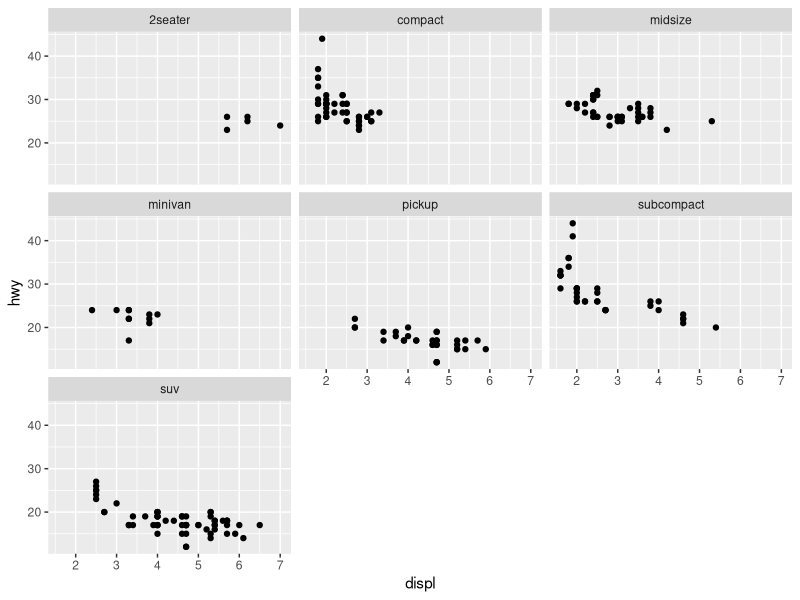
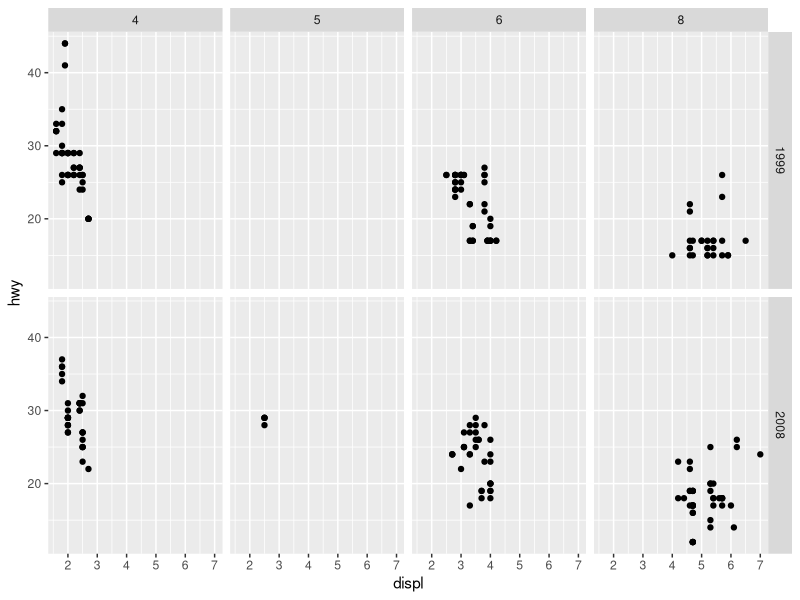
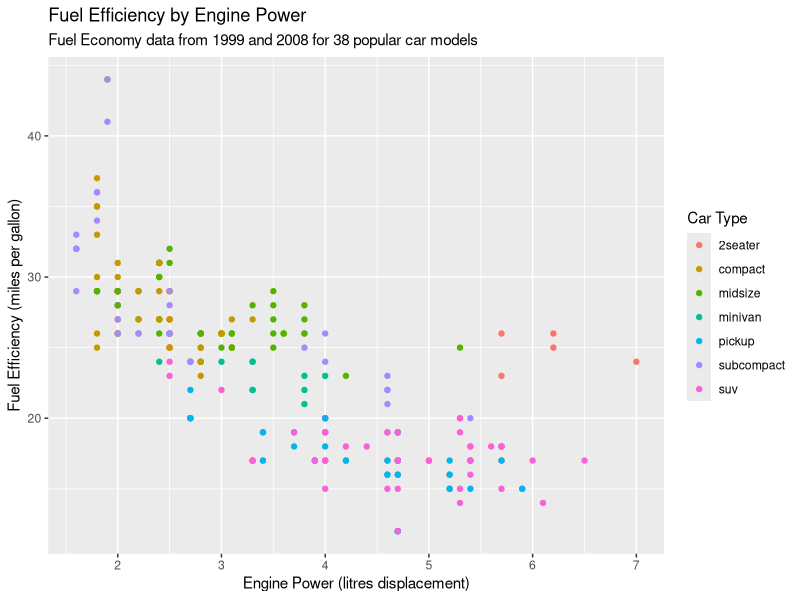
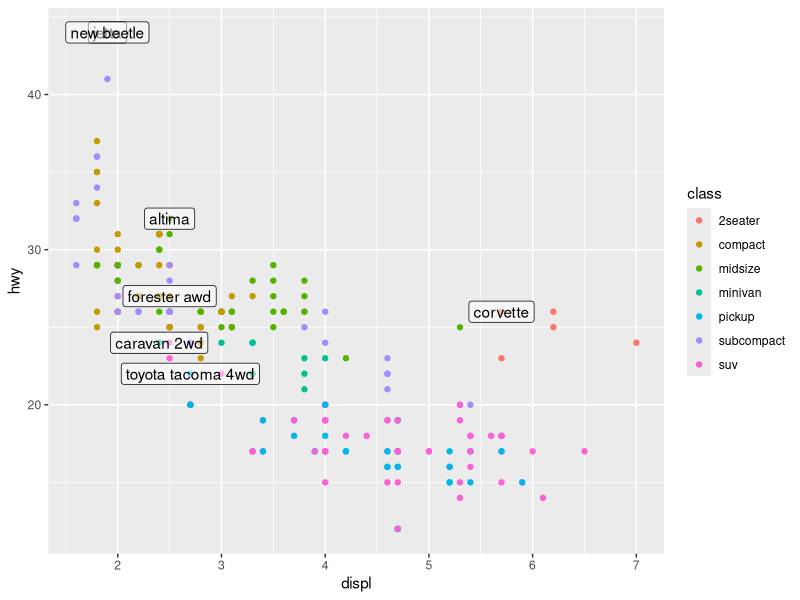
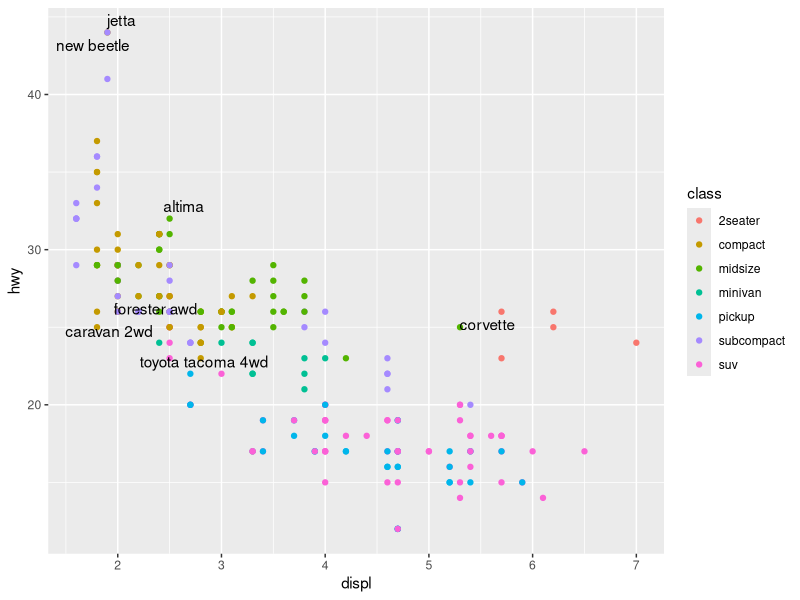

Write R code to recreate these figures, in order.
# Importing standard plotting library
library(ggplot2)
# basic plot 1
ggplot(mpg, aes(x=displ, y=hwy)) + geom_point() + facet_wrap(~class)

# basic plot 2
ggplot(mpg, aes(x=displ, y=hwy)) + geom_point() + facet_grid(year~cyl)

# basic plot 3
ggplot(mpg, aes(x=displ, y=hwy, color=class)) + 
  geom_point() + 
  labs(title="Fuel Efficiency by Engine Power", 
       subtitle="Fuel Economy data from 1999 and 2008 for 38 popular car models",
       x = "Engine Power (litres displacement)",
       y = "Fuel Efficiency (miles per gallon)",
       color="Car Type")    

# basic plot 4
library(dplyr)

best_in_class <- mpg %>% group_by(class) %>% filter(row_number(desc(hwy))==1)

ggplot(mpg, aes(displ, hwy)) + 
  geom_point(aes(color=class)) +
  geom_label(data = best_in_class, aes(label=model), alpha=0.5)

# basic plot 4a
library(ggrepel)

ggplot(mpg, aes(displ, hwy)) + 
  geom_point(aes(color=class)) + 
  geom_text_repel(data=best_in_class, aes(label=model))
